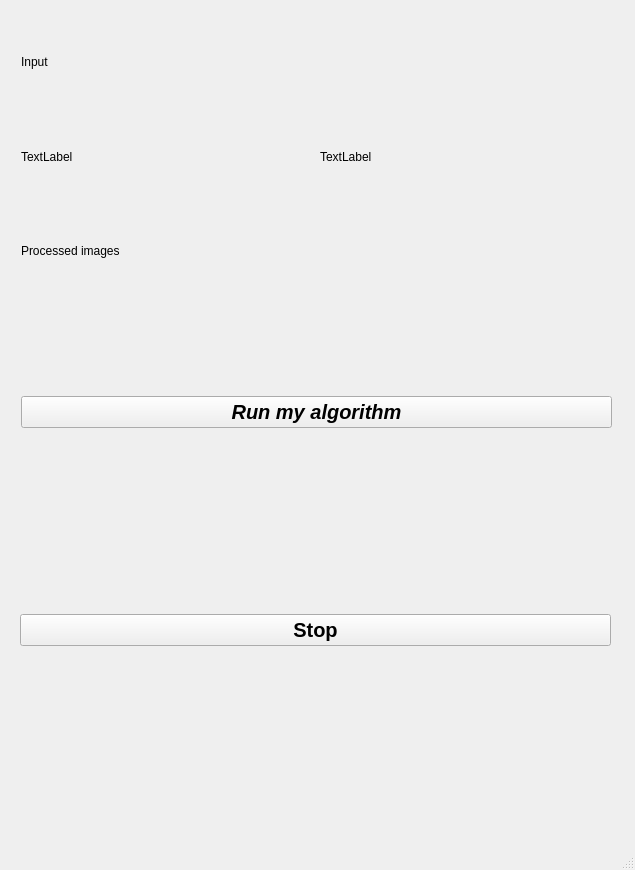
<?xml version="1.0" encoding="UTF-8"?>
<ui version="4.0">
 <class>MainWindow</class>
 <widget class="QMainWindow" name="MainWindow">
  <property name="geometry">
   <rect>
    <x>0</x>
    <y>0</y>
    <width>635</width>
    <height>870</height>
   </rect>
  </property>
  <property name="windowTitle">
   <string>MainWindow</string>
  </property>
  <widget class="QWidget" name="centralwidget">
   <widget class="QWidget" name="layoutWidget">
    <property name="geometry">
     <rect>
      <x>21</x>
      <y>17</y>
      <width>591</width>
      <height>411</height>
     </rect>
    </property>
    <layout class="QVBoxLayout" name="verticalLayout">
     <item>
      <layout class="QGridLayout" name="gridLayout">
       <item row="4" column="0">
        <widget class="QLabel" name="imageLeftFiltered">
         <property name="text">
          <string/>
         </property>
        </widget>
       </item>
       <item row="4" column="1">
        <widget class="QLabel" name="imageRightFiltered">
         <property name="text">
          <string/>
         </property>
        </widget>
       </item>
       <item row="2" column="0">
        <widget class="QLabel" name="imageLeft">
         <property name="text">
          <string>TextLabel</string>
         </property>
        </widget>
       </item>
       <item row="1" column="0">
        <widget class="QLabel" name="label">
         <property name="text">
          <string>Input</string>
         </property>
        </widget>
       </item>
       <item row="2" column="1">
        <widget class="QLabel" name="imageRight">
         <property name="text">
          <string>TextLabel</string>
         </property>
        </widget>
       </item>
       <item row="3" column="0">
        <widget class="QLabel" name="label_2">
         <property name="text">
          <string>Processed images</string>
         </property>
        </widget>
       </item>
      </layout>
     </item>
     <item>
      <layout class="QHBoxLayout" name="horizontalLayout">
       <item>
        <widget class="QPushButton" name="pushButton">
         <property name="font">
          <font>
           <pointsize>15</pointsize>
           <weight>75</weight>
           <italic>true</italic>
           <bold>true</bold>
          </font>
         </property>
         <property name="text">
          <string>Run my algorithm</string>
         </property>
        </widget>
       </item>
      </layout>
     </item>
    </layout>
   </widget>
   <widget class="QWidget" name="layoutWidget">
    <property name="geometry">
     <rect>
      <x>20</x>
      <y>440</y>
      <width>591</width>
      <height>381</height>
     </rect>
    </property>
    <layout class="QVBoxLayout" name="verticalLayout_2">
     <item>
      <layout class="QHBoxLayout" name="horizontalLayout_2">
       <item>
        <layout class="QVBoxLayout" name="tlLayout">
         <property name="leftMargin">
          <number>0</number>
         </property>
         <property name="rightMargin">
          <number>1</number>
         </property>
        </layout>
       </item>
       <item>
        <layout class="QVBoxLayout" name="mapLayout">
         <property name="leftMargin">
          <number>1</number>
         </property>
         <property name="rightMargin">
          <number>0</number>
         </property>
        </layout>
       </item>
      </layout>
     </item>
     <item>
      <widget class="QPushButton" name="stopButton">
       <property name="font">
        <font>
         <pointsize>15</pointsize>
         <weight>75</weight>
         <bold>true</bold>
        </font>
       </property>
       <property name="text">
        <string>Stop</string>
       </property>
       <property name="icon">
        <iconset resource="../resources/resources.qrc">
         <normaloff>:/images/stop.png</normaloff>:/images/stop.png</iconset>
       </property>
      </widget>
     </item>
    </layout>
   </widget>
  </widget>
  <widget class="QMenuBar" name="menubar">
   <property name="geometry">
    <rect>
     <x>0</x>
     <y>0</y>
     <width>635</width>
     <height>22</height>
    </rect>
   </property>
  </widget>
  <widget class="QStatusBar" name="statusbar"/>
 </widget>
 <resources>
  <include location="../resources/resources.qrc"/>
 </resources>
 <connections/>
</ui>
